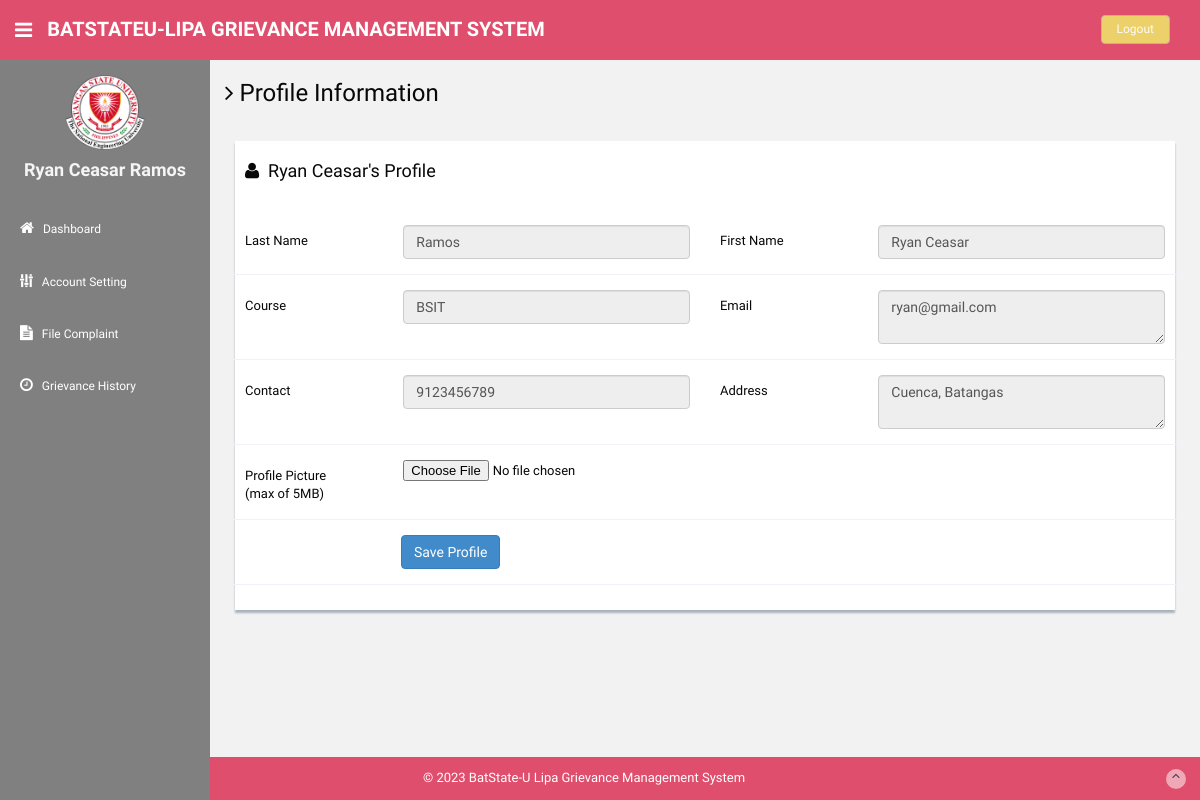
The page /student/profile.php (signed in) on the database its author committed.
### tables this page shows
CREATE TABLE IF NOT EXISTS `tbstudcontact` (
  `id` int NOT NULL AUTO_INCREMENT,
  `studid` int NOT NULL,
  `password` varchar(255) NOT NULL,
  `email` varchar(255) NOT NULL,
  `contact_no` bigint NOT NULL,
  `address` varchar(255) NOT NULL,
  `profile_picture` varchar(255) DEFAULT NULL,
  PRIMARY KEY (`id`),
  KEY `studid` (`studid`)
);

CREATE TABLE IF NOT EXISTS `tbstudinfo` (
  `studid` int NOT NULL AUTO_INCREMENT,
  `lastname` varchar(25) NOT NULL,
  `firstname` varchar(25) NOT NULL,
  `course` varchar(20) NOT NULL,
  PRIMARY KEY (`studid`)
);

### student/profile.php (the view, shortened to what this page needs)
<!DOCTYPE html>
<html lang="en">
<head>
  <link href="assets/css/bootstrap.css" rel="stylesheet">
  <link href="assets/font-awesome/css/font-awesome.css" rel="stylesheet" />
  <link rel="stylesheet" type="text/css" href="assets/js/bootstrap-datepicker/css/datepicker.css" />
  <link rel="stylesheet" type="text/css" href="assets/js/bootstrap-daterangepicker/daterangepicker.css" />
  <link href="assets/css/style.css" rel="stylesheet">
  <link href="assets/css/style-responsive.css" rel="stylesheet">
</head>
<body>
  <section id="container">
    <?php include("includes/header.php"); ?>
    <?php include("includes/sidebar.php"); ?>
    <section id="main-content">
      <section class="wrapper">
        <h3><i class="fa fa-angle-right"></i> Profile Information</h3>
        <div class="row mt">
          <div class="col-lg-12">
            <div class="form-panel">
              <?php
              $query = mysqli_query($bd, "SELECT sinfo.*, scontact.*
                FROM tbstudinfo AS sinfo
                INNER JOIN tbstudcontact AS scontact ON sinfo.studid = scontact.studid
                WHERE scontact.email = '" . mysqli_real_escape_string($bd, $_SESSION['login']) . "'");
              if ($query) {
                while ($row = mysqli_fetch_array($query)) {
              ?>
                  <h4 class="mb"><i class="fa fa-user"></i>&nbsp;&nbsp;<?php echo htmlentities($row['firstname']); ?>'s Profile</h4><br>
                  <form class="form-horizontal style-form" method="post" name="profile">
                    <div class="form-group">
                      <label class="col-sm-2 col-sm-2 control-label">Last Name</label>
                      <div class="col-sm-4">
                        <input type="text" name="lastname" required="required" value="<?php echo htmlentities($row['lastname']); ?>" class="form-control" readonly>
                      </div>
                      <label class="col-sm-2 col-sm-2 control-label">First Name</label>
                      <div class="col-sm-4">
                        <input type="text" name="firstname" required="required" value="<?php echo htmlentities($row['firstname']); ?>" class="form-control" readonly>
                      </div>
                    </div>
                    <div class="form-group">
                      <label class="col-sm-2 col-sm-2 control-label">Course</label>
                      <div class="col-sm-4">
                        <input type="text" name="course" required="required" value="<?php echo htmlentities($row['course']); ?>" class="form-control" readonly>
                      </div>
                      <label class="col-sm-2 col-sm-2 control-label">Email</label>
                      <div class="col-sm-4">
                        <textarea name="email" required="required" class="form-control" readonly><?php echo htmlentities($row['email']); ?></textarea>
                      </div>
                    </div>
                    <div class="form-group">
                      <label class="col-sm-2 col-sm-2 control-label">Contact</label>
                      <div class="col-sm-4">
                        <input type="text" name="contactno" required="required" value="<?php echo htmlentities($row['contact_no']); ?>" class="form-control" readonly>
                      </div>
                      <label class="col-sm-2 col-sm-2 control-label">Address</label>
                      <div class="col-sm-4">
                        <textarea name="address" required="required" class="form-control" readonly><?php echo htmlentities($row['address']); ?></textarea>
                      </div>
                    </div>
                  </form>
                  <form class="form-horizontal style-form" method="post" name="profile" enctype="multipart/form-data">
                    <div class="form-group">
                      <label class="col-sm-2 col-sm-2 control-label">Profile Picture <br>(max of 5MB)</label>
                      <div class="col-sm-4">
                        <input type="file" name="profile">
                      </div>
                    </div>
                    <div class="form-group">
                      <div class="col-sm-10" style="padding-left:18%">
                        <button type="submit" class="btn btn-primary">Save Profile</button>
                      </div>
                    </div>
                  </form>
              <?php
                }
              } else {
                echo "Error executing query: " . mysqli_error($bd);
              }
              ?>
              <div class="form-group">
                <div class="col-sm-10" style="padding-left:25% ">
                </div>
              </div>
            </div>
          </div>
        </div>
      </section>
    </section>
    <?php include("includes/footer.php"); ?>
  </section>
</body>
</html>

### student/assets/css/style.css (style rules this page uses)
body { color: #090808; background: #f2f2f2; font-family: 'Ruda', sans-serif; padding: 0px !important; margin: 0px !important; font-size:13px; }
#container { width: 100%; height: 100%; }
.mt { margin-top: 25px; }
.mb { margin-bottom: 25px; }
#main-content { margin-left: 210px; }
.wrapper { display: inline-block; margin-top: 60px; padding-left: 15px; padding-right: 15px; padding-bottom: 15px; padding-top: 0px; width: 100%; }
.form-panel { background: #ffffff; margin: 10px; padding: 10px; box-shadow: 0px 3px 2px #aab2bd; text-align: left; }
label { font-weight: 400; }
.form-horizontal.style-form .form-group { border-bottom: 1px solid #eff2f7; padding-bottom: 15px; margin-bottom: 15px; }
@media (min-width: 768px) { .form-horizontal .control-label { text-align: left; } }

### rows shown on the page
tbstudcontact: studid.firstname "Ryan Ceasar", lastname "Ramos", firstname "Ryan Ceasar", course "BSIT", email "ryan@gmail.com", contactno "9123456789", address "Cuenca, Batangas"

### other values the page prints
$row['fullname'] "Ryan Ceasar Ramos"
